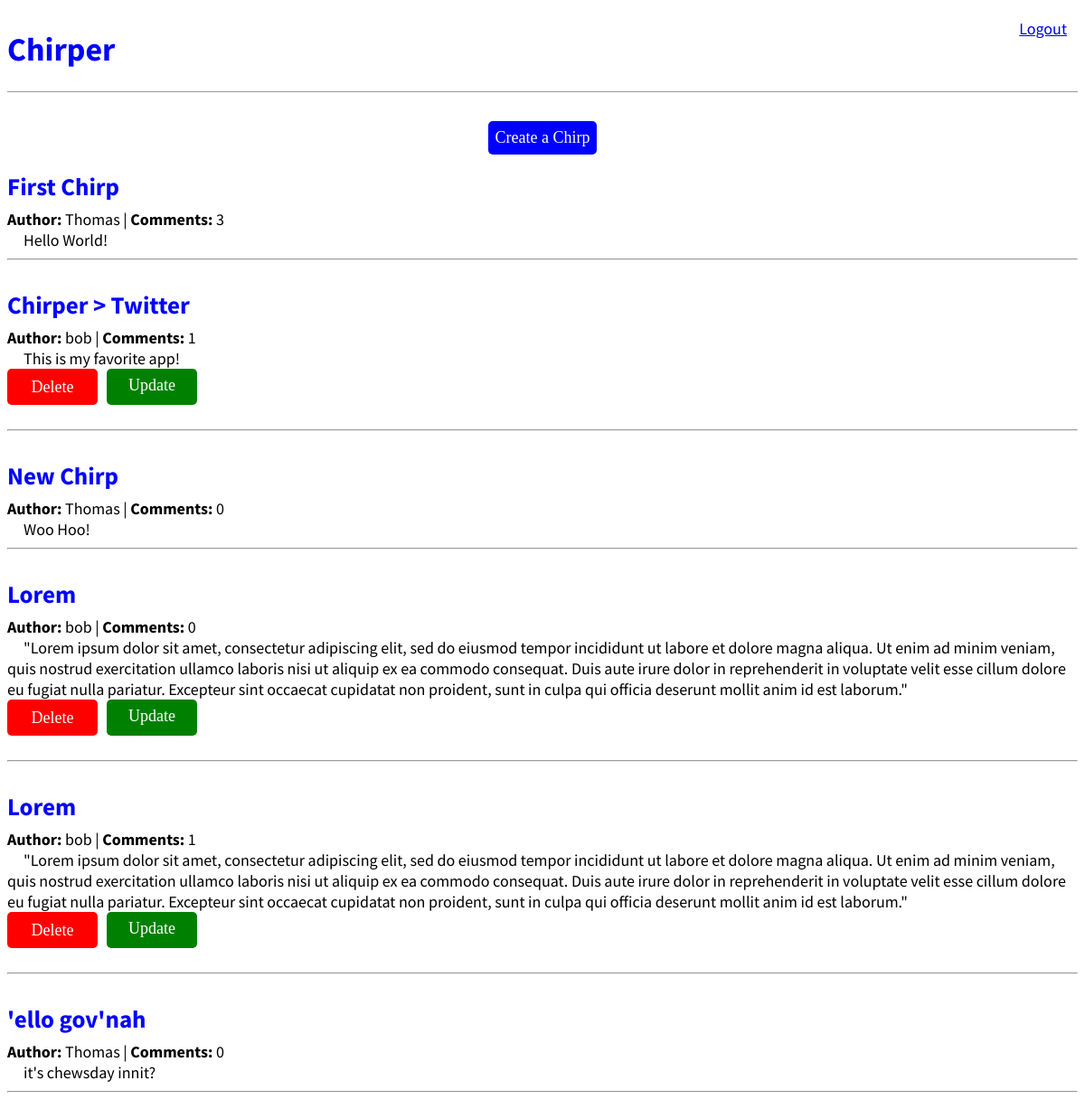
The app's page /dashboard/ (signed in) with its own data.
### chirper/models.py (models this page shows, shortened)
class Chirp(models.Model):
    title = models.CharField(max_length=50)
    chirper = models.ForeignKey( "auth.User", on_delete=models.CASCADE,)
    body = models.TextField()

### chirper/views.py (the view)
# urls.py: path("dashboard/", ChirpListView.as_view(), name="dashboard"),
class ChirpListView(ListView):
    model = Chirp
    template_name = "dashboard.html"

### templates/dashboard.html (shortened to what this page needs)
{% extends "base.html" %}
{% block content %}
<div style="text-align: center;">
    <form method="get" action="{% url 'create_chirp' %}">
        <button class="create-chirp-button" type="submit">Create a Chirp</button>
    </form>
</div>
{% for chirp in chirp_list %}
    <div class="chirp-entry">
        <h2><a href="{% url 'chirp_detail' chirp.pk %}">{{ chirp.title }}</a></h2>
        <p><b>Author:</b> {{ chirp.chirper }} | <b>Comments:</b> {{ chirp.comment_set.count }}</p>
        <p>&emsp;{{ chirp.body }}</p>
        {% if user.is_authenticated and chirp.chirper == user %}
        <div class="button-container">
            <form method="post" action="{% url 'delete_chirp' chirp.pk %}">
                <button class="delete-chirp-button" type="submit">Delete</button>
            </form>
            <a href="{% url 'update_chirp' chirp.pk %}" class="update-chirp-button" type="button">Update</a>
        </div>
        {% endif %}
        <hr>
    </div>
{% endfor %}
{% endblock content %}

### static/css/base.css (style rules this page uses)
body { font-family: 'Source Sans Pro', sans-serif; font-size: 18px; }
.chirp-entry { margin-bottom: 2rem; }
.chirp-entry h2 { margin: 0.5rem 0; }
.chirp-entry h2 a, .chirp-entry h2 a:visited { color: blue; text-decoration: none; }
.chirp-entry p { margin: 0; font-weight: 400; }
.create-chirp-button { background-color: blue; color: white; padding: 8px; border: none; cursor: pointer; text-decoration: none; border-radius: 5px; font-family: cursive; font-size: 18px; }
.delete-chirp-button { background-color: red; color: white; padding: 8px; border: none; cursor: pointer; text-decoration: none; border-radius: 5px; font-family: cursive; font-size: 18px; width: 100px; height: 40px; }
.button-container { display: flex; }
.update-chirp-button { background-color: green; color: white; padding: 8px; border: none; cursor: pointer; text-decoration: none; border-radius: 5px; margin-left: 10px; font-family: cursive; width: 84px; height: 24px; text-align: center; }

### records on screen
Chirp: title "First Chirp", chirper "Thomas", comment_set.count "3", body "Hello World!"
Chirp: title "Chirper > Twitter", chirper "bob", comment_set.count "1", body "This is my favorite app!", shows "Delete"
Chirp: title "New Chirp", chirper "Thomas", comment_set.count "0", body "Woo Hoo!"
Chirp: title "Lorem", chirper "bob", comment_set.count "0", body "\"Lorem ipsum dolor sit amet, consectetur adipiscing elit, sed do eiusmod tempor incididunt ut labore et dolore magna aliqua. Ut enim ad minim veniam, quis nostrud exercitation ullamco laboris nisi ut aliquip ex ea commodo consequat. Duis aute irure dolor in reprehenderit in voluptate velit esse cillum dolore eu fugiat nulla pariatur. Excepteur sint occaecat cupidatat non proident, sunt in culpa qui officia deserunt mollit anim id est laborum.\"", shows "Delete"
Chirp: title "Lorem", chirper "bob", comment_set.count "1", body "\"Lorem ipsum dolor sit amet, consectetur adipiscing elit, sed do eiusmod tempor incididunt ut labore et dolore magna aliqua. Ut enim ad minim veniam, quis nostrud exercitation ullamco laboris nisi ut aliquip ex ea commodo consequat. Duis aute irure dolor in reprehenderit in voluptate velit esse cillum dolore eu fugiat nulla pariatur. Excepteur sint occaecat cupidatat non proident, sunt in culpa qui officia deserunt mollit anim id est laborum.\"", shows "Delete"
Chirp: title "'ello gov'nah", chirper "Thomas", comment_set.count "0", body "it's chewsday innit?"
